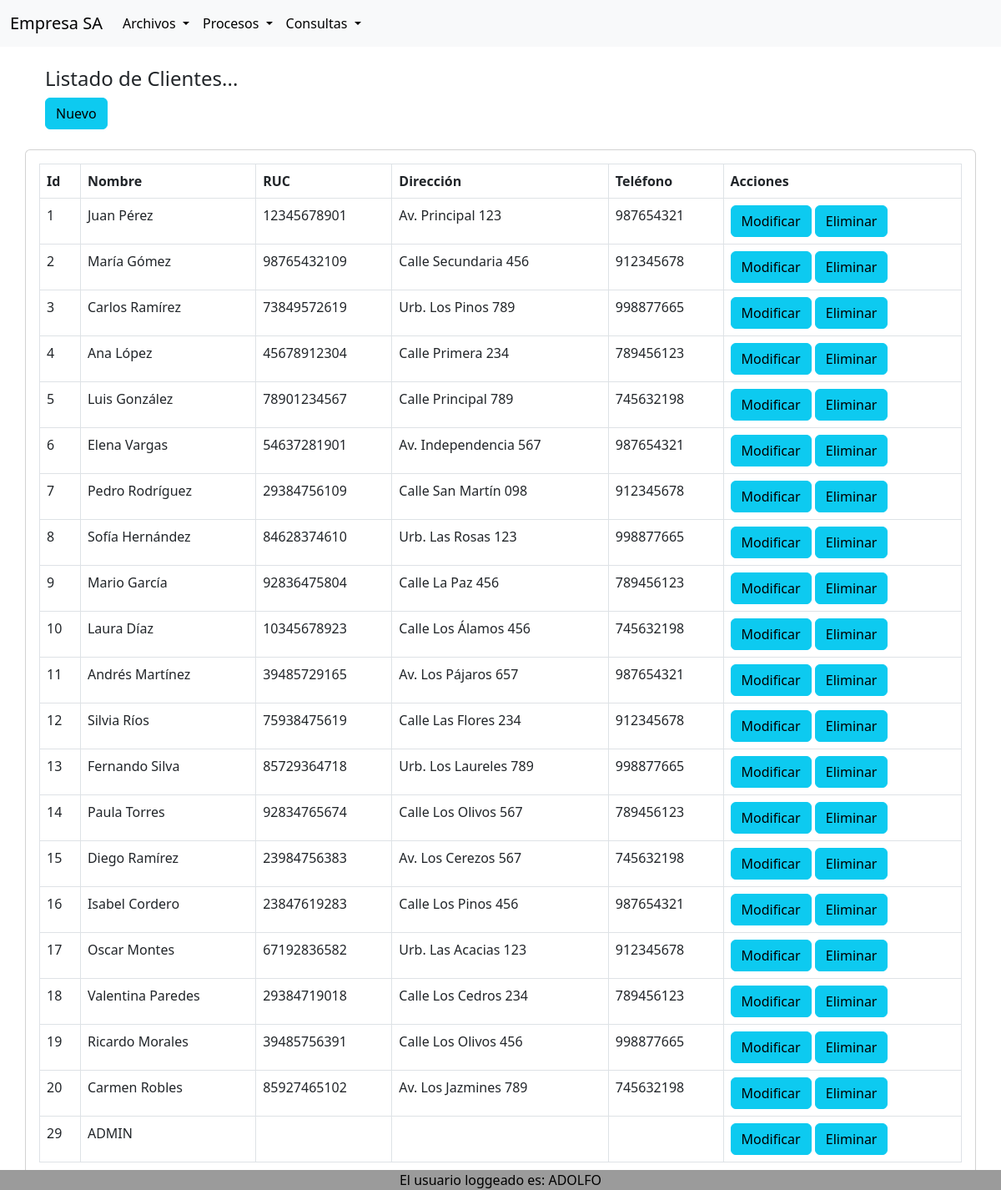
The app's page /cliente_lista.php (signed in) with its own data.
### tables this page shows
CREATE TABLE `cliente` (
  `id` int(11) NOT NULL,
  `nombre` varchar(50) NOT NULL,
  `ruc` varchar(11) NOT NULL,
  `direccion_cliente` varchar(64) NOT NULL,
  `telefono_cliente` varchar(9) NOT NULL
);

### clases/cliente.php (called while the page is built, shortened)
<?php
class Cliente {
	private $conn;
	public function conectar_db($cn){
		$this->conn = $cn;
	}
	public function lista_cliente(){
		$sql = "SELECT * FROM cliente";
		$res = mysqli_query($this->conn, $sql);
		return $res;
	}
}
?>

### cliente_lista.php (the view, shortened to what this page needs)
<?php
include_once('header.php');
include_once('clases/cliente.php');
$conexion = connect_db();
$cliente = new Cliente();
$cliente->conectar_db($conexion);
$datos_cliente = $cliente->lista_cliente();
if ($datos_cliente){
?>
<div class="container p-12">
    <div class="row">
        <div class="container p-4">
            <h4>Listado de Clientes...</h4>
            <a href="cliente_agregaForm.php" class="btn btn-info add-new">Nuevo</a>
        </div>
        <div class="card card-body">
            <table class="table table-bordered">
                <thead>
                    <tr>
                        <th>Id</th>
                        <th>Nombre</th>
                        <th>RUC</th>
                        <th>Dirección</th>
                        <th>Teléfono</th>
                        <th>Acciones</th>
                    </tr>
                </thead>
                <tbody>
                <?php
                while ($row=mysqli_fetch_array($datos_cliente)){
                    $id = $row['id'];
                    $nombre = $row['nombre'];
                    $ruc = $row['ruc'];
                    $direccion = $row['direccion_cliente'];
                    $telefono = $row['telefono_cliente'];
                ?>
                    <tr>
                        <td><?php echo $id; ?></td>
                        <td><?php echo $nombre; ?></td>
                        <td><?php echo $ruc; ?></td>
                        <td><?php echo $direccion; ?></td>
                        <td><?php echo $telefono; ?></td>
                        <td>
                            <a href="cliente_modificaForm.php?codigo=<?php echo $id; ?>" class="btn btn-info add-new">Modificar</a>
                            <a href="cliente_elimina.php?codigo=<?php echo $id; ?>" class="btn btn-info add-new">Eliminar</a>
                        </td>
                    </tr>
                <?php
                }
                ?>
                </tbody>
            </table>
        </div>
    </div>
</div>
<?php include('footer.php'); ?>
<?php
}
?>

### records on screen
cliente: id "1", nombre "Juan Pérez", ruc "12345678901", direccion_cliente "Av. Principal 123", telefono_cliente "987654321"
cliente: id "2", nombre "María Gómez", ruc "98765432109", direccion_cliente "Calle Secundaria 456", telefono_cliente "912345678"
cliente: id "3", nombre "Carlos Ramírez", ruc "73849572619", direccion_cliente "Urb. Los Pinos 789", telefono_cliente "998877665"
cliente: id "4", nombre "Ana López", ruc "45678912304", direccion_cliente "Calle Primera 234", telefono_cliente "789456123"
cliente: id "5", nombre "Luis González", ruc "78901234567", direccion_cliente "Calle Principal 789", telefono_cliente "745632198"
cliente: id "6", nombre "Elena Vargas", ruc "54637281901", direccion_cliente "Av. Independencia 567", telefono_cliente "987654321"
cliente: id "7", nombre "Pedro Rodríguez", ruc "29384756109", direccion_cliente "Calle San Martín 098", telefono_cliente "912345678"
cliente: id "8", nombre "Sofía Hernández", ruc "84628374610", direccion_cliente "Urb. Las Rosas 123", telefono_cliente "998877665"
cliente: id "9", nombre "Mario García", ruc "92836475804", direccion_cliente "Calle La Paz 456", telefono_cliente "789456123"
cliente: id "10", nombre "Laura Díaz", ruc "10345678923", direccion_cliente "Calle Los Álamos 456", telefono_cliente "745632198"
cliente: id "11", nombre "Andrés Martínez", ruc "39485729165", direccion_cliente "Av. Los Pájaros 657", telefono_cliente "987654321"
cliente: id "12", nombre "Silvia Ríos", ruc "75938475619", direccion_cliente "Calle Las Flores 234", telefono_cliente "912345678"
cliente: id "13", nombre "Fernando Silva", ruc "85729364718", direccion_cliente "Urb. Los Laureles 789", telefono_cliente "998877665"
cliente: id "14", nombre "Paula Torres", ruc "92834765674", direccion_cliente "Calle Los Olivos 567", telefono_cliente "789456123"
cliente: id "15", nombre "Diego Ramírez", ruc "23984756383", direccion_cliente "Av. Los Cerezos 567", telefono_cliente "745632198"
cliente: id "16", nombre "Isabel Cordero", ruc "23847619283", direccion_cliente "Calle Los Pinos 456", telefono_cliente "987654321"
cliente: id "17", nombre "Oscar Montes", ruc "67192836582", direccion_cliente "Urb. Las Acacias 123", telefono_cliente "912345678"
cliente: id "18", nombre "Valentina Paredes", ruc "29384719018", direccion_cliente "Calle Los Cedros 234", telefono_cliente "789456123"
cliente: id "19", nombre "Ricardo Morales", ruc "39485756391", direccion_cliente "Calle Los Olivos 456", telefono_cliente "998877665"
cliente: id "20", nombre "Carmen Robles", ruc "85927465102", direccion_cliente "Av. Los Jazmines 789", telefono_cliente "745632198"
cliente: id "29", nombre "ADMIN"

### other values on screen
$_SESSION["nombre"] "ADOLFO"
